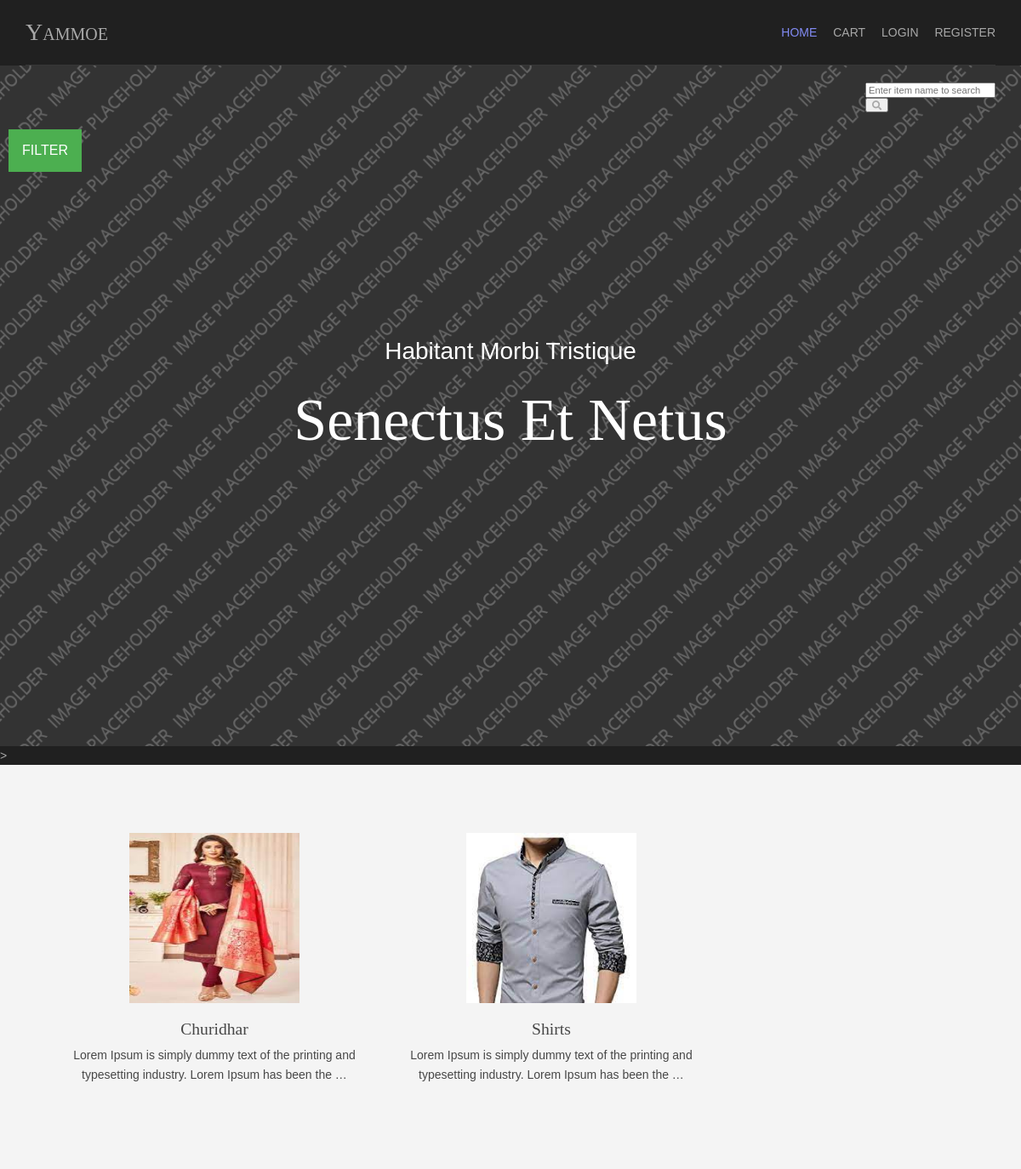
The page / on the database its author committed.
### shopping_app/models.py (models this page shows)
class Product(models.Model):
    name=models.CharField(max_length=250,unique=True)
    slug = models.SlugField(max_length=250, unique=True)
    desc = models.TextField(blank=True)
    image = models.ImageField(upload_to='product', blank=True)
    category = models.ForeignKey(Category,on_delete=models.CASCADE)
    price = models.IntegerField()
    stock = models.IntegerField()
    available = models.BooleanField()
    def get_url(self):
        return reverse("shopping_app:ProdCatDetail", args=[self.category.slug, self.slug])

### shopping_app/views.py (the view)
# urls.py: path('', views.home,name='home'),
def home(request,c_slug=None):
    c_page = None
    products = None
    if c_slug != None:
        c_page = get_object_or_404(Category, slug=c_slug)
        products = Product.objects.filter(category=c_page, available=True)
    else:
        products = Product.objects.all().filter(available=True)
    cat=Category.objects.all()
    return render(request,'index.html',{'pr':products,'ct':cat})

### cart/context_processors.py (called while the page is built)
def counter(request):
    item_count=0
    if 'admin' in request.path:
        return {}
    else:
        try:
            cart=Cart.objects.filter(cart_id=_cart_id(request))
            cart_items=CartItem.objects.all().filter(cart=cart[:1])
            for cart_item in cart_items:
                item_count+=cart_item.quantity
        except cart.DoesNotExist:
            item_count=0
        return dict(item_count=item_count)

### cart/views.py (called while the page is built)
def _cart_id(request):
    cart=request.session.session_key
    if not cart:
        cart=request.session.create()
    return cart

### shopping_app/models.py (called while the page is built)
    def get_url(self):
        return reverse("shopping_app:prod_cat", args=[self.slug])

### templates/index.html (shortened to what this page needs)
{% extends 'base.html' %}
{% load static %}
{% block content %}
<html lang="">
<head>
<link href="{% static 'all/layout/styles/layout.css' %}" rel="stylesheet" type="text/css" media="all">
</head>
<body id="top">
<div class="abcd" style="background-image:url('{% static 'all/images/demo/backgrounds/01.png' %}');">
<div class="wrapper row0">
    <div id="topbar" class="hoc clear">
  <div class="fl_right">
        <ul class="nospace">
          <li id="searchform">
            <div>
              <form action="{% url 'shopping_app:search' %}" method="get">
                <fieldset>
                  <input type="text" placeholder="Enter item name to search" name="q">
                  <button type="submit"><i class="fas fa-search"></i></button>
                </fieldset>
              </form>
            </div>
          </li>
        </ul>
    </div>
  </div>
   <div class="dropdown">
  <button class="dropbtn">FILTER</button>
</div>
</div>
  <div id="pageintro" class="hoc clear">
    <article>
      <p>Habitant morbi tristique</p>
      <h3 class="heading">Senectus et netus</h3>
    </article>
  </div>
</div>
>
<div class="wrapper row2">
  <section class="hoc container clear">
    <ul id="latest" class="nospace group sd-third">
      {% for i in pr %}
      <li class="one_third">
        <article>
          <figure><a class="imgover" href="{{i.get_url}}"><img src="{{i.image.url}}" alt="" style="height: 200; width: 200"></a>
            <figcaption>
              <h6 class="heading">{{i.name}}</h6>
              <p>{{i.desc|truncatewords:17}}</p>
            </figcaption>
          </figure>
        </article>
      </li>
      {% endfor %}
    </ul>
  </section>
</div>
</body>
</html>
{% endblock %}

### templates/base.html (shortened to what this page needs)
{% load static %}
<html lang="">
<head>
<link href="{% static 'all/layout/styles/layout.css' %}" rel="stylesheet" type="text/css" media="all">
</head>
<body id="top">
  <div class="wrapper row1">
    <header id="header" class="hoc clear">
      <div id="logo" class="fl_left">
        <h1><a href="/">Yammoe</a></h1>
      </div>
      <nav id="mainav" class="fl_right">
        <ul class="clear">
          <li class="active"><a href="/">Home</a></li>
          <li><a href="{% url 'cart:cart_detail' %}">Cart</a></li>
          {% if user.is_authenticated %}
          <li>Hai {{user.username}}</li>
          <li><a href="accounts/logout">Logout</a></li>
          {% else %}
          <li><a href="accounts/login">Login</a></li>
          <li><a href="accounts/register/">Register</a></li>
          {% endif %}
        </ul>
      </nav>
    </header>
  </div>
{% block content %}
{% endblock %}
</body>
</html>

### static/all/layout/styles/layout.css (style rules this page uses)
#topbar { padding:20px 0; font-size:.8rem; text-transform:uppercase; }
#topbar ul li { display:inline-block; margin-right:15px; }
#topbar ul li:last-child { margin-right:0; }
#topbar i { line-height:normal; }
#header { border-bottom:1px solid; }
#header #logo { margin:22px 0 0 0; }
#header #logo h1 { margin:0; padding:0; font-size:2rem; font-variant:small-caps; }
#pageintro { padding:200px 0; }
#pageintro article { display:block; max-width:60%; margin:0 auto; text-transform:capitalize; text-align:center; }
#pageintro article p:first-of-type { margin:0 0 30px 0; padding:0; font-size:2rem; }
#pageintro .heading { font-size:5rem; }
.container { padding:80px 0; }
#latest > li:last-child { margin-bottom:0; }
#latest article { text-align:center; }
#latest article .heading { margin:0 0 8px 0; }
#latest article figure > a { margin-bottom:20px; }
#latest article figure figcaption p { margin:0 0 20px 0; }
*, *::before, *::after { transition:all .3s ease-in-out; }
nav ul, nav ol { margin:0; padding:0; list-style:none; }
#mainav, #breadcrumb, .sidebar nav { line-height:normal; }
#mainav ul { text-transform:uppercase; }
#mainav li { display:inline-block; position:relative; margin:0 15px 0 0; padding:0; }
#mainav li:last-child { margin-right:0; }
#mainav li a { display:block; padding:30px 0; }
body { color:#A8A8A8; background-color:#202020; }
a { color:#828BF4; }
.imgover, .imgover:hover::after { color:#FFFFFF; }
.row2 { color:#474747; background-color:#F4F4F4; }
#header { border-color:rgba(255,255,255,.1); }
#header #logo a { color:inherit; }
#pageintro { color:#FFFFFF; }
#mainav li a { color:inherit; }
#mainav .active a, #mainav a:hover, #mainav li:hover > a { color:#828BF4; background-color:inherit; }
@media screen and (min-width:1140px) { .hoc { max-width:1140px; } }

### static/all/layout/styles/framework.css (style rules this page uses)
html { overflow-y:scroll; overflow-x:hidden; }
html, body { margin:0; padding:0; font-size:14px; line-height:1.6em; }
*, *::before, *::after { box-sizing:border-box; }
.nospace { margin:0; padding:0; list-style:none; }
.clear, .group { display:block; }
.clear::before, .clear::after, .group::before, .group::after { display:table; content:""; }
.clear, .clear::after, .group, .group::after { clear:both; }
a { outline:none; text-decoration:none; }
.fl_left, .imgl { float:left; }
.fl_right, .imgr { float:right; }
img { width:auto; max-width:100%; height:auto; margin:0; padding:0; border:none; line-height:normal; vertical-align:middle; }
.imgover { display:inline-block; position:relative; max-width:100%; }
.imgover::before, .imgover::after { display:block; position:absolute; content:""; text-align:center; opacity:0; }
.imgover::before { top:0; right:0; bottom:0; left:0; }
.imgover::after { top:50%; left:50%; width:50px; height:50px; line-height:50px; margin:-25px 0 0 -25px; font-family:"Font Awesome 5 Free"; font-weight:900; content:"\f067"; font-size:28px; }
body, input, textarea, select { font-family:Verdana, Geneva, sans-serif; }
h1, h2, h3, h4, h5, h6, .heading { font-family:Georgia, "Times New Roman", Times, serif; }
form, fieldset, legend { margin:0; padding:0; border:none; }
label, input, textarea, select, button { display:block; resize:none; outline:none; color:inherit; font-size:inherit; font-family:inherit; vertical-align:middle; }
::placeholder { opacity:1; }
h1, h2, h3, h4, h5, h6, .heading { margin:0 0 20px 0; font-size:1.4rem; line-height:normal; font-weight:normal; text-transform:capitalize; }
.wrapper { display:block; position:relative; width:100%; margin:0; padding:0; text-align:left; word-wrap:break-word; }
.hoc { display:block; margin:0 auto; }
address, article, aside, figcaption, figure, footer, header, main, nav, section { display:block; margin:0; padding:0; }
.one_half, .one_third, .two_third, .one_quarter, .two_quarter, .three_quarter { display:inline-block; float:left; margin:0 0 0 4.21052%; list-style:none; }
.one_third { width:30.52631%; }

### templates/index.html (style rules this page uses)
.dropbtn { background-color: #4CAF50; color: white; padding: 16px; font-size: 16px; border: none; cursor: pointer; }
.dropdown { position: relative; display: inline-block; padding-left: 10px; }
.abcd { height: 100%; background-position: center; background-repeat: no-repeat; background-size: cover; }

### rows shown on the page
Product: image (picture), name "Churidhar", desc "Lorem Ipsum is simply dummy text of the printing and typesetting industry. Lorem Ipsum has been the …"
Product: image (picture), name "Shirts", desc "Lorem Ipsum is simply dummy text of the printing and typesetting industry. Lorem Ipsum has been the …"
